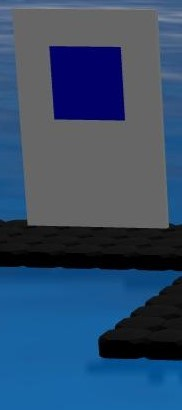
#> input picture Blue Placard Images/1.jpg, 182 x 410 px
$ python -i feature_calculator.py   (imports and definitions only)
#> lines starting #> are read from the running program, lines starting #| are printed output that depends on the picture
#> further down, picture is the input picture: shape (410, 182, 3); mean B, G, R 107.1, 76.6, 51
import cv2
import numpy as np

# [40 lines left out: function calculate_feature_vectors, not called in this run]

def calculate_time_features(image):
    # Initialization
    time_feature_vectors = []
    gaussian_filter = np.array([[1/16,2/16,1/16],
                                [2/16,4/16,2/16],
                                [1/16,2/16,1/16]])
    sobel_h_filter = np.array([[1,0,-1],
                               [2,0,-2],
                               [1,0,-1]])
    sobel_v_filter = np.array([[1,2,1],
                               [0,0,0],
                               [-1,-2,-1]])

    # Gaussian filtered image
    zero_order_image = cv2.filter2D(src=image, ddepth=-1, kernel=gaussian_filter, borderType=0)

    # Need convert from uint8 to int to increase cap of integer to prevent overflow
    # All values above 255 after calculations used ratio method to get value btwn 0 to 255 and rounded
    # Return image back to uint8 afterwards
    first_order_h = cv2.filter2D(src=zero_order_image, ddepth=-1, kernel=sobel_h_filter, borderType=0)
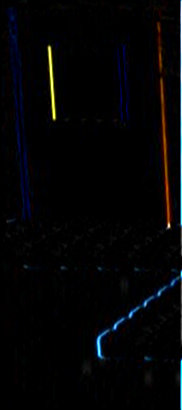
#> first_order_h: shape (410, 182, 3); mean B, G, R 5.4, 4.2, 4.1
    first_order_v = cv2.filter2D(src=zero_order_image, ddepth=-1, kernel=sobel_v_filter, borderType=0)
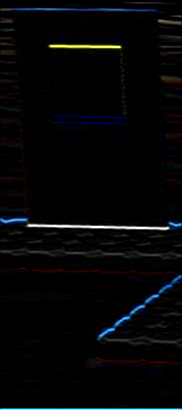
#> first_order_v: shape (410, 182, 3); mean B, G, R 7.2, 6, 5.4
    first_order_h = first_order_h.astype(int)
    first_order_v = first_order_v.astype(int)
    combined_sobel = np.round(np.sqrt(np.square(first_order_h) + np.square(first_order_v))*(255/(np.sqrt(np.square(255) + np.square(255)))))
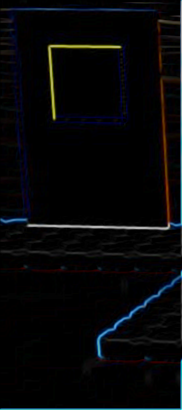
#> combined_sobel: shape (410, 182, 3) float64; mean B, G, R 8.2, 6.8, 6.4
    combined_sobel = combined_sobel.astype(np.uint8)

    # Calculate Feature Vectors
    feature_vector_zero = statistics(zero_order_image)
    feature_vector_first = statistics(combined_sobel)
    time_feature_vectors.extend(feature_vector_zero)
    time_feature_vectors.extend(feature_vector_first)

    return time_feature_vectors, zero_order_image, combined_sobel

# [23 lines left out: function calculate_freq_features, not called in this run]

def statistics(input):
    mean = np.mean(input)
#> mean = 77.91
    std = np.std(input)
#> std = 47.38
#> (the run stopped early here; a loop or call above may not have finished)

$ run again, on Blue Placard Images/10.jpg
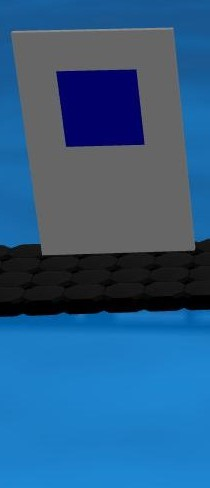
#> input picture Blue Placard Images/10.jpg, 210 x 488 px
#> picture is the input picture: shape (488, 210, 3); mean B, G, R 135.2, 92.6, 45
#> in calculate_time_features, `first_order_h = cv2.filter2D(src=zero_order_image, ddepth=-1, kernel=s..`:
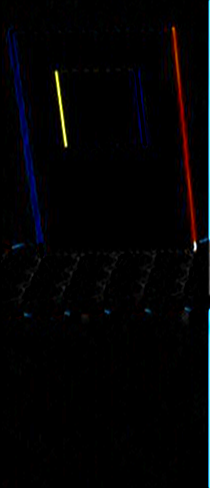
#> first_order_h: shape (488, 210, 3); mean B, G, R 4.5, 3.2, 3.5
#> in calculate_time_features, `combined_sobel = np.round(np.sqrt(np.square(first_order_h) + np.square..`:
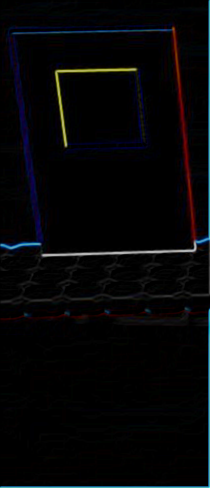
#> combined_sobel: shape (488, 210, 3) float64; mean B, G, R 6.8, 5.3, 5.2
#> mean = 90.59
#> std = 59.8

$ run again, on Blue Placard Images/11.jpg
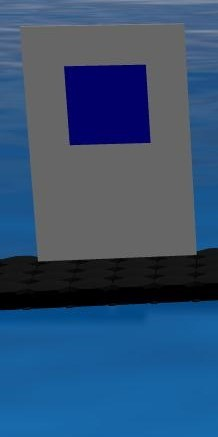
#> input picture Blue Placard Images/11.jpg, 218 x 437 px
#> picture is the input picture: shape (437, 218, 3); mean B, G, R 115.4, 81.4, 51.7
#> in calculate_time_features, `first_order_h = cv2.filter2D(src=zero_order_image, ddepth=-1, kernel=s..`:
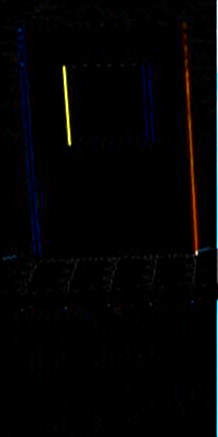
#> first_order_h: shape (437, 218, 3); mean B, G, R 3.7, 3.1, 3.3
#> in calculate_time_features, `combined_sobel = np.round(np.sqrt(np.square(first_order_h) + np.square..`:
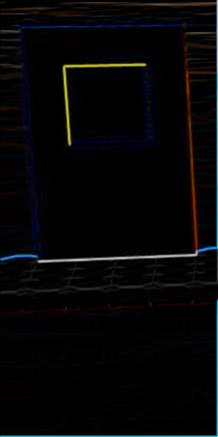
#> combined_sobel: shape (437, 218, 3) float64; mean B, G, R 6.5, 5.7, 5.7
#> mean = 82.5
#> std = 46.68

$ run again, on Blue Placard Images/12.jpg
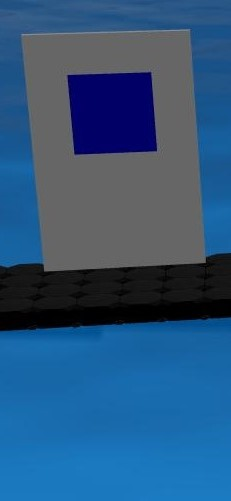
#> input picture Blue Placard Images/12.jpg, 231 x 501 px
#> picture is the input picture: shape (501, 231, 3); mean B, G, R 125.5, 85.8, 44.9
#> in calculate_time_features, `first_order_v = cv2.filter2D(src=zero_order_image, ddepth=-1, kernel=s..`:
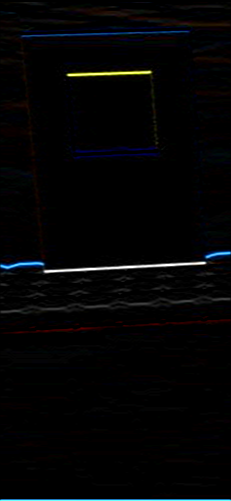
#> first_order_v: shape (501, 231, 3); mean B, G, R 4.9, 4.1, 3.9
#> in calculate_time_features, `combined_sobel = np.round(np.sqrt(np.square(first_order_h) + np.square..`:
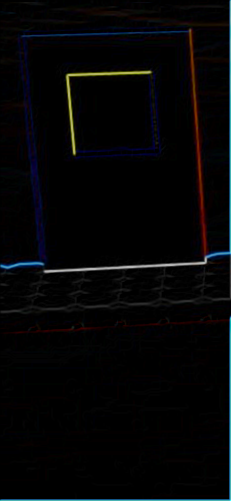
#> combined_sobel: shape (501, 231, 3) float64; mean B, G, R 5.8, 4.8, 4.8
#> mean = 85.12
#> std = 53.06
